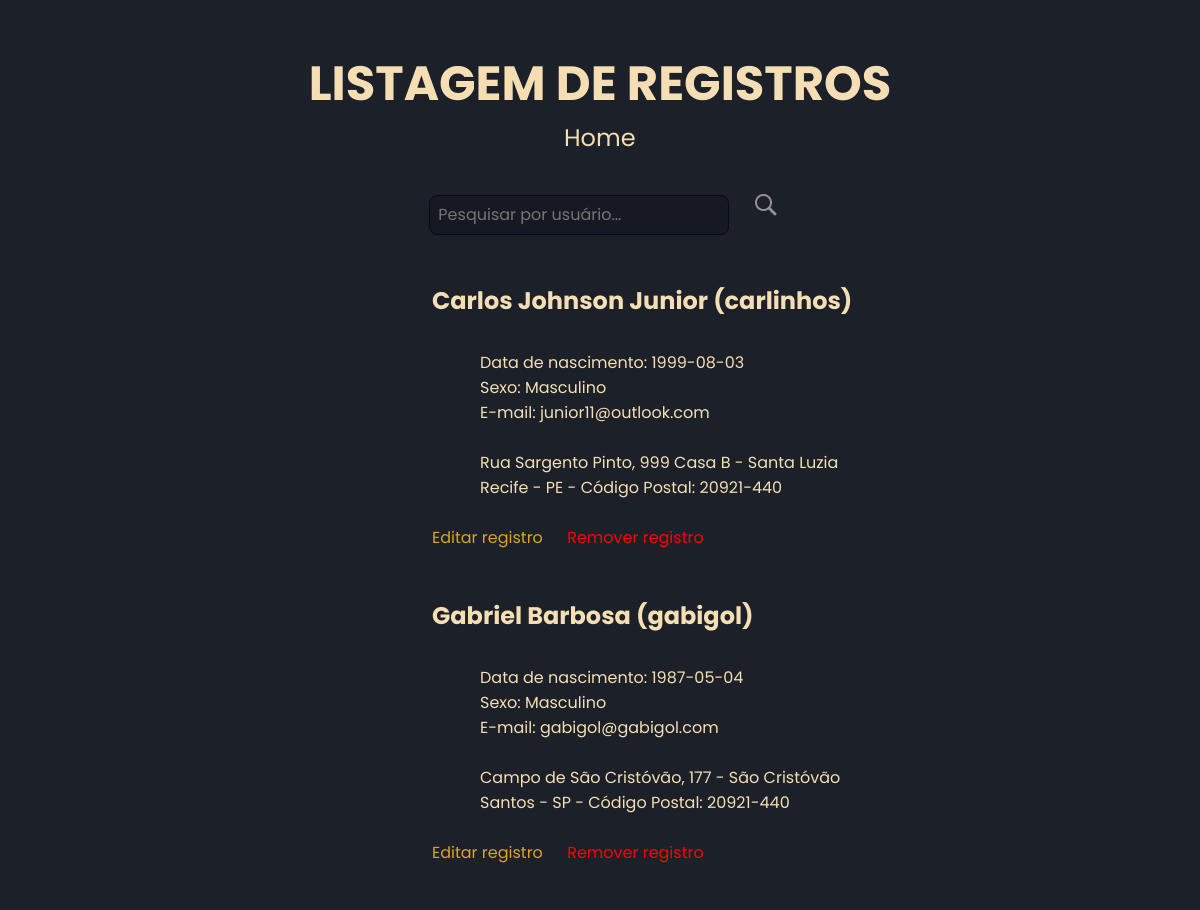
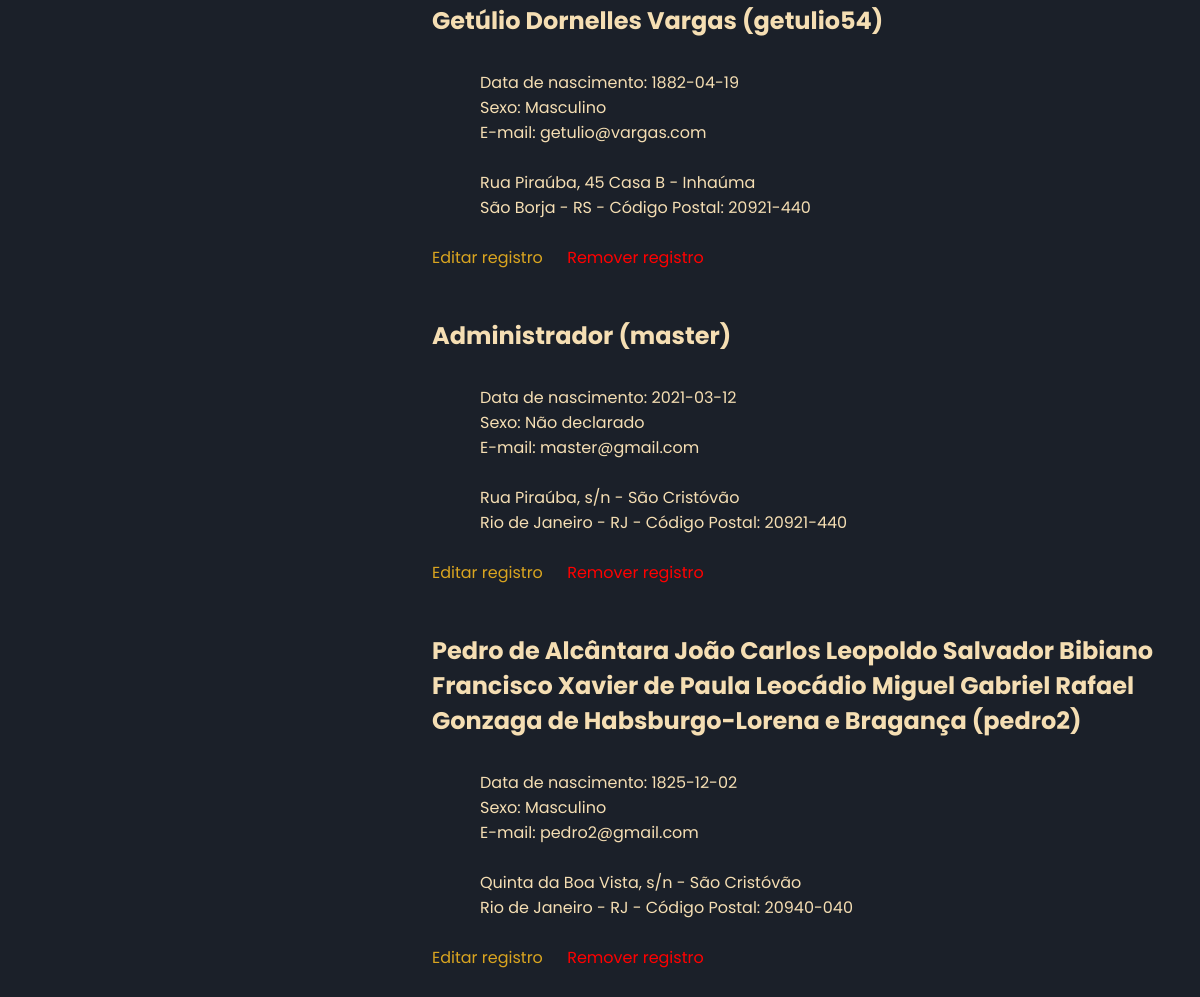
Screenshot of /list.php (signed in) with the database file from the repository (2 pictures, top to bottom).
### tables this page shows
CREATE TABLE `user_info` (
  `user` varchar(240) NOT NULL,
  `id` int(11) NOT NULL,
  `adm` tinyint(1) DEFAULT NULL,
  `fullname` varchar(240) NOT NULL,
  `email` varchar(240) NOT NULL,
  `niver` date NOT NULL,
  `sexo` varchar(50) NOT NULL,
  `logradouro` varchar(340) NOT NULL,
  `casanum` varchar(240) NOT NULL,
  `complemento` varchar(160) DEFAULT NULL,
  `bairro` varchar(240) NOT NULL,
  `cidade` varchar(240) NOT NULL,
  `uf` varchar(160) NOT NULL,
  `cep` varchar(160) NOT NULL
);

### list.php (the view, shortened to what this page needs)
<?php
    session_start(); include_once("connection.php");
?>
<!DOCTYPE html>
<html lang="pt-br">
<head>
    <link rel="stylesheet" href="./assets/overall.css">
    <link rel="stylesheet" href="./assets/list.css">
</head>
<body>
    <h1>LISTAGEM DE REGISTROS</h1>
    <a href='home.php' id="home">Home</a>  <br> <br>
    <form method="POST" id="searching" action="search.php">
			<input id="searchbar" type="text" name = "search" placeholder = "Pesquisar por usuário...">
            <button type="submit" aria-label="Pesquisar">
                <img src="./assets/698627.png"  style="max-width:32px; max-height:32px; margin-left: 10px; cursor:pointer">
            </button>
	</form>
    <?php
        $pagina_atual = filter_input(INPUT_GET,'pg', FILTER_SANITIZE_NUMBER_INT);
		$pg = (!empty($pagina_atual)) ? $pagina_atual : 1; ;
        $itemspg = 5;
        $inipg = ($pg * $itemspg) - $itemspg;
        $query = "SELECT * FROM user_info LIMIT $inipg, $itemspg";
        $v_exit = mysqli_query($conn, $query);
        while($rowuser = mysqli_fetch_assoc($v_exit)){
            echo "<div id = 'linha'>";
            echo "<h2>" . $rowuser['fullname'] . " (". $rowuser['user'] .") </h2>";
            echo "<div id = 'info'>";
            echo 'Data de nascimento: ' . $rowuser['niver'] . '<br>';
            echo 'Sexo: ' . $rowuser['sexo'] . '<br>';
            echo 'E-mail: ' . $rowuser['email'] . '<br><br>';
            echo $rowuser['logradouro'] . ', ' . $rowuser['casanum'] . ' ' . $rowuser['complemento'] . ' - ' . $rowuser['bairro'] . '<br>';
            echo $rowuser['cidade'] . ' - ' . $rowuser['uf'] . ' - Código Postal: ' . $rowuser['cep'] . '<br><br>';
            echo "</div>";
            if($_SESSION['useradm']!=null){
            echo "<a style='color:#daa520'; href='edit.php?id=" . $rowuser['id'] . "'>Editar registro</a> <a style='color:red' href='remove.php?id=" . $rowuser['id'] . "'>Remover registro</a><br><hr>"; }
            else echo "<hr>";
            echo "</div>";
        }
    ?>
</body>
</html>

### assets/overall.css (style rules this page uses)
* { font-family: "Poppins", sans-serif; background: #1B2029; color: wheat; margin: 0; padding: 0; border: 0; box-sizing: border-box; text-decoration: none; }

### assets/list.css (style rules this page uses)
h1 { width: 100%; text-align: center; margin-top: 3rem; font-size: 3rem; }
#home { text-align: center; margin-left: 47%; font-size: 1.5rem; transition: all .3s ease-in-out; }
#searching { text-align: center; margin-bottom: 3rem; margin-top: 0.5rem; }
#searchbar { background: #161923; width: 300px; height: 40px; padding: 0 0.5rem; font-size: 1rem; border: 1px solid #040B18; border-radius: 8px; outline: none; }
button[type="submit"] { max-width:32px; max-height:32px; margin-left: 5px; cursor:pointer }
#linha { margin-left: 27rem; margin-bottom: 3rem; }
#linha a { margin-right: 20px; transition: all .3s ease-in-out; }
#info { margin-top: 2rem; margin-left: 3rem; }

### rows the page displays
user_info: fullname "Carlos Johnson Junior", user "carlinhos", niver "1999-08-03", sexo "Masculino", email "junior11@outlook.com", logradouro "Rua Sargento Pinto", casanum "999", complemento "Casa B", bairro "Santa Luzia", cidade "Recife", uf "PE", cep "20921-440"
user_info: fullname "Gabriel Barbosa", user "gabigol", niver "1987-05-04", sexo "Masculino", email "gabigol@gabigol.com", logradouro "Campo de São Cristóvão", casanum "177", bairro "São Cristóvão", cidade "Santos", uf "SP", cep "20921-440"
user_info: fullname "Getúlio Dornelles Vargas", user "getulio54", niver "1882-04-19", sexo "Masculino", email "getulio@vargas.com", logradouro "Rua Piraúba", casanum "45", complemento "Casa B", bairro "Inhaúma", cidade "São Borja", uf "RS", cep "20921-440"
user_info: fullname "Administrador", user "master", niver "2021-03-12", sexo "Não declarado", email "master@gmail.com", logradouro "Rua Piraúba", casanum "s/n", bairro "São Cristóvão", cidade "Rio de Janeiro", uf "RJ", cep "20921-440"
user_info: fullname "Pedro de Alcântara João Carlos Leopoldo Salvador Bibiano Francisco Xavier de Paula Leocádio Miguel Gabriel Rafael Gonzaga de Habsburgo-Lorena e Bragança", user "pedro2", niver "1825-12-02", sexo "Masculino", email "pedro2@gmail.com", logradouro "Quinta da Boa Vista", casanum "s/n", bairro "São Cristóvão", cidade "Rio de Janeiro", uf "RJ", cep "20940-040"
